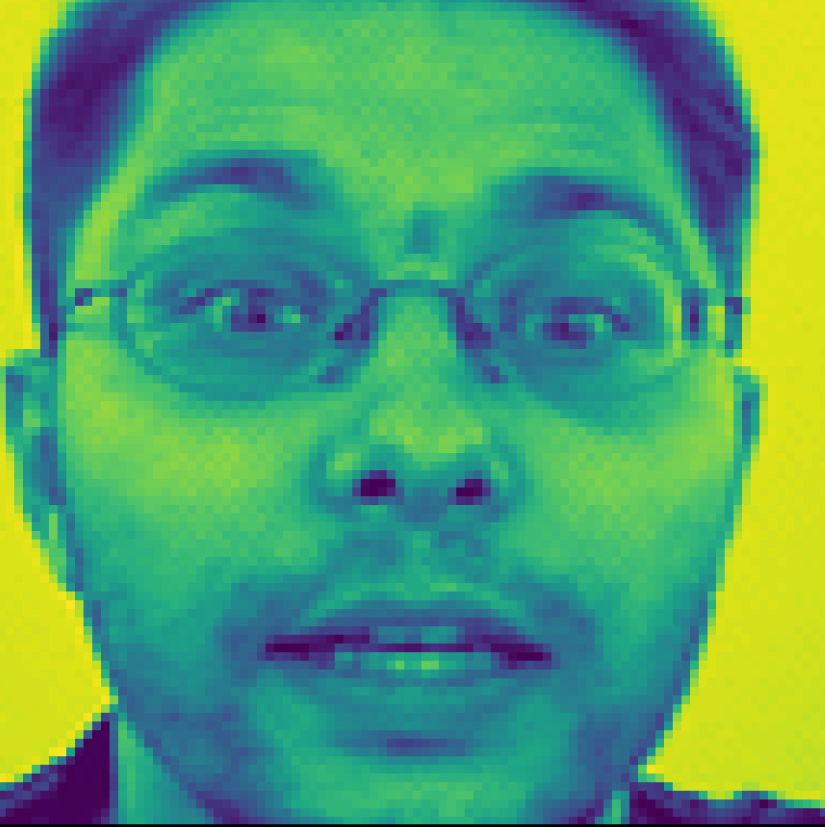
#> input picture notebooks/test_image.png, 3298 x 3307 px (shown at 1/4 size)
$ jupyter execute --allow-errors Api.ipynb
#> lines starting #> are read from the running program, lines starting #| are printed output that depends on the picture
[cell 1]
import numpy as np
import pandas as pd
import matplotlib.pyplot as plt
import cv2
import pickle
from PIL import Image

[cell 2]
def preprocess_image(image):
    #resize image
    image_resized = cv2.resize(image, dsize=(96, 96), interpolation=cv2.INTER_CUBIC)
    #reshape image
    image_reshaped = image_resized.reshape(1,96,96,1)
    #scale image
    X = image_reshaped/255.
    return X

#> (a cell that did not finish here is left out)

#> (a cell that did not finish here is left out)

#> (a cell that did not finish here is left out)

#> (a cell that did not finish here is left out)

#> (a cell that did not finish here is left out)

[cell 8]
def preprocess_image(image):
    #resize image
    image_resized = cv2.resize(image, dsize=(96, 96), interpolation=cv2.INTER_CUBIC)
    #reshape image
    image_reshaped = image_resized.reshape(1,96,96,1)
    #scale image
    X = image_reshaped/255.
    return X

#> (a cell that did not finish here is left out)

#> (a cell that did not finish here is left out)

#> (a cell that did not finish here is left out)

#> (a cell that did not finish here is left out)

#> (a cell that did not finish here is left out)

[cell 14]
# [5 lines of commented-out code are left out]

def plot_keypoints(img, keypoints):
  fig, ax = plt.subplots()
  ax.imshow(img)
  ax.scatter(x=keypoints[:,0], y=keypoints[:,1], c='red')
  st.pyplot(fig)

# [27 lines of commented-out code are left out]

[cell 15]
img = Image.open("test_image.png")
#> img is the input picture: PIL image 3298x3307 RGBA; mean R, G, B, A 80.9, 160.7, 108.3, 255

[cell 16]
img_np = np.array(img)[:,:,0]
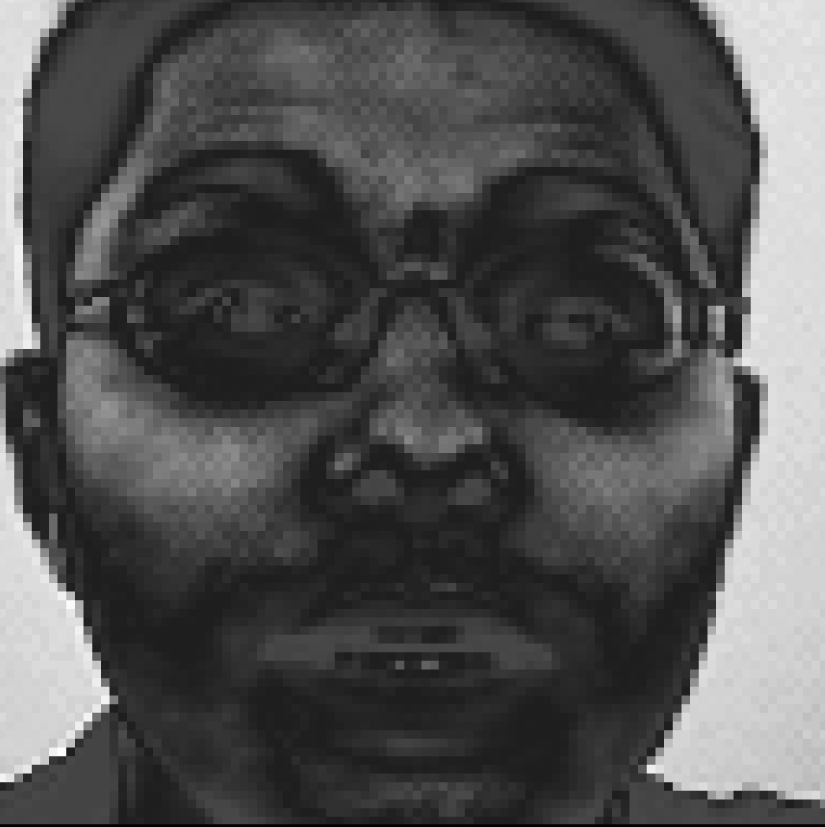
#> img_np: shape (3307, 3298) (shown at 1/4 size); min 0, max 253, mean 80.9
